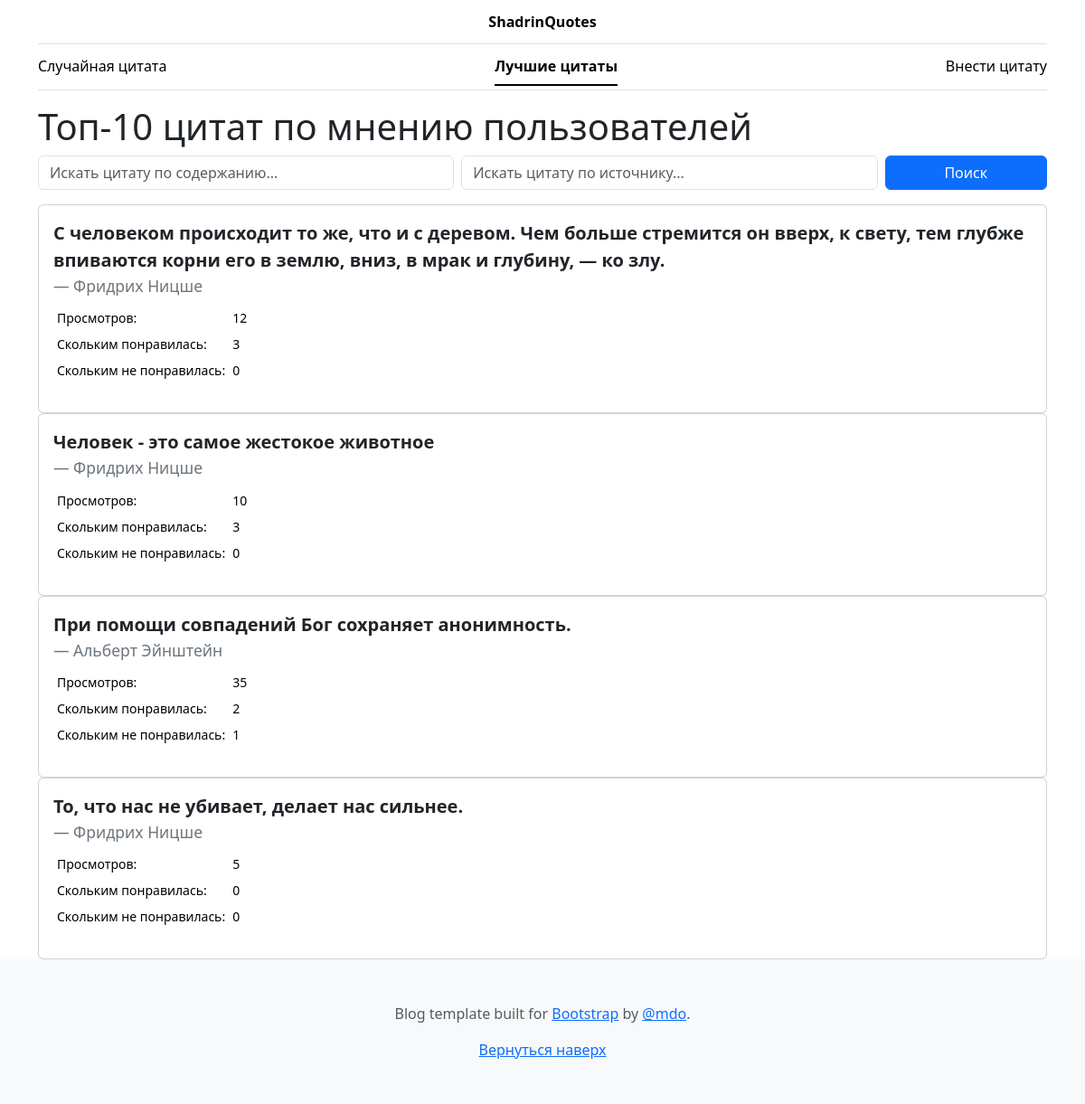
The page /top/ on the database its author committed.
### main/models.py (models this page shows, shortened)
class Quote(models.Model):
    id = models.BigAutoField(primary_key=True)
    text = models.CharField(
        max_length=1000,
        unique=True,
        verbose_name="Цитата"
    )
    source = models.CharField(max_length=255, blank=False, verbose_name="Источник")
    weight = models.PositiveIntegerField(default=1, verbose_name="Вес цитаты")
    views = models.PositiveIntegerField(default=0, verbose_name="Просмотры")
    likes = models.PositiveIntegerField(default=0, verbose_name="Лайки")
    dislikes = models.PositiveIntegerField(default=0, verbose_name="Дизлайки")
    created_at = models.DateTimeField(auto_now_add=True, verbose_name="Дата создания")

### main/views.py (the view)
# urls.py: path("top/", views.top_quotes, name="top_quotes"),
def top_quotes(request):
    text_query = request.GET.get("text", "")
    source_query = request.GET.get("source", "")
    quotes = Quote.objects.all()
    if text_query:
        quotes = quotes.filter(text__icontains=text_query)
    if source_query:
        quotes = quotes.filter(source__icontains=source_query)
    quotes = quotes.order_by("-likes")[:10]
    return render(
        request,
        "top_quotes.html",
        {"quotes": quotes, "text_query": text_query, "source_query": source_query},
    )

### templates/top_quotes.html (shortened to what this page needs)
{% extends "blocks/base.html" %}
{% block h1 %}Топ-10 цитат по мнению пользователей{% endblock h1 %}
{% block top_quotes_active %}active{% endblock top_quotes_active %}
{% block main %}
    <div class="container">
        <div class="mb-3">
            <form method="get" class="row g-2">
                <div class="col-md-5">
                    <input type="text"
                        name="text"
                        value="{{ text_query }}"
                        class="form-control"
                        placeholder="Искать цитату по содержанию...">
                </div>
                <div class="col-md-5">
                    <input type="text"
                        name="source"
                        value="{{ source_query }}"
                        class="form-control"
                        placeholder="Искать цитату по источнику...">
                </div>
                <div class="col-md-2">
                    <button type="submit" class="btn btn-primary w-100">Поиск</button>
                </div>
            </form>
        </div>
        {% for q in quotes %}
            <div class="card">
                <div class="card-body">
                    <blockquote class="blockquote mb-0">
                        <p><strong>{{ q.text }}</strong></p>
                        <p class="blockquote-footer">{{ q.source }}</p>
                    </blockquote>
                    <table class="table table-sm table-borderless small text-muted w-auto mt-2">
                    <tbody>
                        <tr><td>Просмотров:</td><td>{{ q.views }}</td></tr>
                        <tr><td>Скольким понравилась:</td><td>{{ q.likes }}</td></tr>
                        <tr><td>Скольким не понравилась:</td><td>{{ q.dislikes }}</td></tr>
                    </tbody>
                    </table>
                </div>
            </div>
        {% endfor %}
    </div>
{% endblock main %}

### templates/blocks/base.html (shortened to what this page needs)
<!DOCTYPE html>
<html lang="ru">
{% load static %}
<head>
    <link rel="stylesheet" href="https://cdn.jsdelivr.net/npm/bootstrap@5.3.3/dist/css/bootstrap.min.css">
    <link rel="stylesheet" href="{% static 'css/style.css' %}" />
</head>
<body>
    <div class="d-flex flex-column min-vh-100">
        <div th:fragment="header">
            <div class="container">
                <header class="border-bottom lh-1 py-3">
                    <div class="row flex-nowrap justify-content-between align-items-center">
                        <div col-4 class="text-center">
                            <a class="blog-header-logo text-body-emphasis text-decoration-none" href="{% url 'random_quote' %}"><strong>ShadrinQuotes</strong></a>
                        </div>
                    </div>
                </header>
                <div class="nav-scroller py-1 mb-3 border-bottom">
                    <nav class="nav nav-underline justify-content-between">
                        <a class="nav-item nav-link link-body-emphasis {% block random_quote_active %}{% endblock random_quote_active %}" href="{% url 'random_quote' %}">Случайная цитата</a>
                        <a class="nav-item nav-link link-body-emphasis {% block top_quotes_active %}{% endblock top_quotes_active %}" href="{% url 'top_quotes' %}">Лучшие цитаты</a>
                        <a class="nav-item nav-link link-body-emphasis {% block new_quote_active %}{% endblock new_quote_active %}" href="{% url 'edit:add_quote' %}">Внести цитату</a>
                    </nav>
                </div>
            </div>
        </div>
        <main class="flex-grow-1">
            <div class="container"><h1>{% block h1 %}{% endblock h1 %}</h1></div>
            {% block main %}{% endblock main %}
        </main>
        <div th:fragment="footer">
            <footer class="py-5 text-center text-body-secondary bg-body-tertiary">
                <p>Blog template built for <a href="https://getbootstrap.com/">Bootstrap</a> by <a href="https://twitter.com/mdo">@mdo</a>.</p>
                <p class="mb-0">
                    <a href="#">Вернуться наверх</a>
                </p>
            </footer>
        </div>
    </div>
</body>
</html>

### rows shown on the page
Quote: text "С человеком происходит то же, что и с деревом. Чем больше стремится он вверх, к свету, тем глубже впиваются корни его в землю, вниз, в мрак и глубину, — ко злу.", source "Фридрих Ницше", views "12", likes "3", dislikes "0"
Quote: text "Человек - это самое жестокое животное", source "Фридрих Ницше", views "10", likes "3", dislikes "0"
Quote: text "При помощи совпадений Бог сохраняет анонимность.", source "Альберт Эйнштейн", views "35", likes "2", dislikes "1"
Quote: text "То, что нас не убивает, делает нас сильнее.", source "Фридрих Ницше", views "5", likes "0", dislikes "0"
